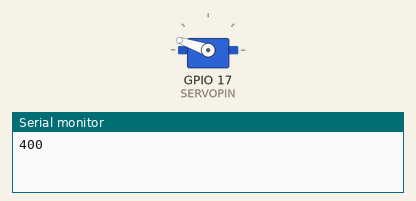
Recording of a sketch running on a simulated ESP32. Parts: servo, the last lines printed to the serial monitor.

Above: at 0.1 s.
At 8.1 s:
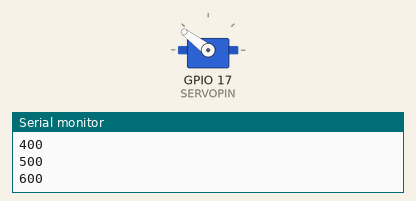
At 16.1 s:
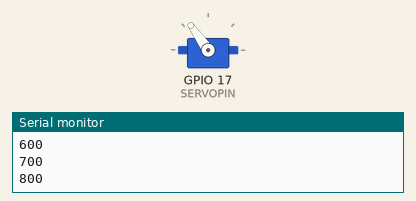
At 36.1 s:
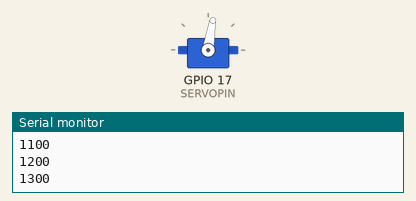
Timing chart, 0 to 37.6 s (numbered marks = the images above):
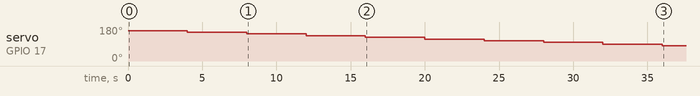

The sketch:

esp32servocalib.ino
```cpp
#include <ESP32Servo.h>
Servo myservo;  // create servo object to control a servo
#define SERVOPIN 17
float servomap[][2]={{400,2200},{1500,1200},{5000,600}};


int getServoUS(int ppm) {
  if (ppm < servomap[0][0]) {
    return servomap[0][1];
  }
  if (ppm > servomap[2][0]) {
    return servomap[2][1];
  }
  int us = 0;
  int i = 0;
  if (ppm>=servomap[1][0]) {
    i=1;
  }
  us = (int)(servomap[i][1]+(servomap[i+1][1]-servomap[i][1])*(ppm-servomap[i][0])/(servomap[i+1][0]-servomap[i][0]));
  return us;
}

void setServo(int us) {
  myservo.writeMicroseconds(us);
}


void setup() {
  // put your setup code here, to run once:
  myservo.attach(SERVOPIN);
  Serial.begin(115200);
}

void loop() {
  int d = 4000;
  for (int i=400; i<=1500; i+=100) {
    Serial.println(i);
    setServo(getServoUS(i));
    delay(d);
  }
  for (int i=2000; i<=5000; i+=500) {
    Serial.println(i);
    setServo(getServoUS(i));
    delay(d);
  }
  for (int i=5000; i>=1500; i-=500) {
    Serial.println(i);
    setServo(getServoUS(i));
    delay(d);
  }
  for (int i=1400; i>=400; i-=100) {
    Serial.println(i);
    setServo(getServoUS(i));
    delay(d);
  }
}
```

Measured:
- by itself, servo on GPIO 17 (SERVOPIN): moves from 161° to 81° over 32.0 s
